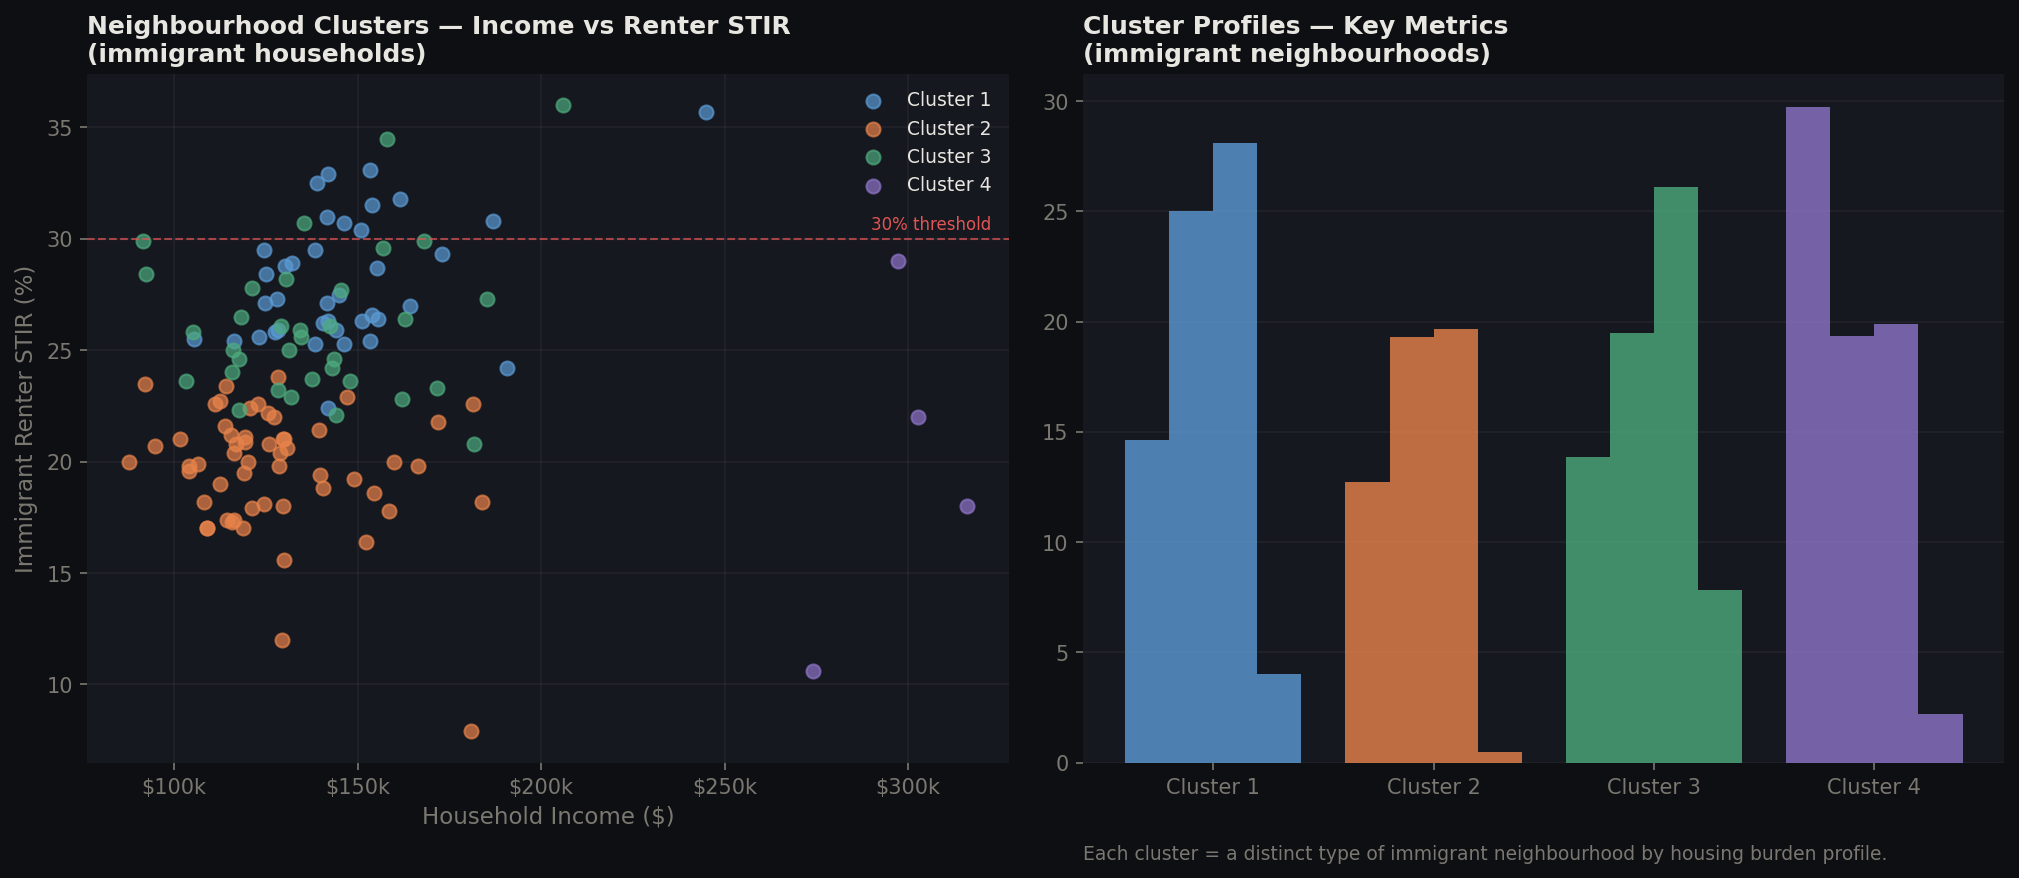

Reproduce this figure in Python.
import pandas as pd
import numpy as np
import matplotlib.pyplot as plt
import matplotlib.patches as mpatches
from sklearn.cluster import KMeans
from sklearn.preprocessing import StandardScaler

df = pd.read_csv('data/master_clean.csv')

# CSD level, immigrants only, drop nulls
csd = df[~df['geography'].str.contains('CMA|Canada', na=False)]
csd = csd[csd['city'] != 'Other']
imm = csd[csd['immigrant_status'] == 'Immigrant'].dropna(
    subset=['total_income', 'total_stir', 'renter_stir', 'owner_stir', 'renter_owner_gap']
).copy()

# === FEATURES FOR CLUSTERING ===
# We use income, total STIR, renter STIR, owner STIR, and the gap
# This groups neighbourhoods by their full housing burden profile
features = ['total_income', 'total_stir', 'renter_stir', 'owner_stir', 'renter_owner_gap']
X = imm[features].copy()

# Standardize so no single feature dominates
scaler = StandardScaler()
X_scaled = scaler.fit_transform(X)

# === FIND OPTIMAL K ===
# Run KMeans for k=2 to 8, record inertia (elbow method)
inertias = []
ks = range(2, 9)
for k in ks:
    km = KMeans(n_clusters=k, random_state=42, n_init=10)
    km.fit(X_scaled)
    inertias.append(km.inertia_)

# === FIT WITH K=4 ===
# 4 clusters maps cleanly to 4 meaningful neighbourhood types
km = KMeans(n_clusters=4, random_state=42, n_init=10)
imm['cluster'] = km.fit_predict(X_scaled)

# === LABEL CLUSTERS by their profile ===
# Look at mean values per cluster to assign meaningful names
summary = imm.groupby('cluster')[features + ['city']].agg(
    {f: 'mean' for f in features} | {'city': 'count'}
).rename(columns={'city': 'count'})
summary = summary.round(1)
print("=" * 60)
print("CLUSTER PROFILES (immigrant neighbourhoods)")
print("=" * 60)
print(summary.to_string())
print()

# Assign names based on income and STIR pattern
# We'll auto-label after seeing the output
cluster_means = imm.groupby('cluster')['total_stir'].mean().sort_values()
print("Clusters sorted by mean STIR:")
print(cluster_means.round(2))
print()

# City distribution per cluster
city_dist = imm.groupby(['cluster','city']).size().unstack(fill_value=0)
print("City distribution per cluster:")
print(city_dist.to_string())
print()

# Top CSDs per cluster
print("=" * 60)
print("SAMPLE NEIGHBOURHOODS PER CLUSTER")
print("=" * 60)
for c in sorted(imm['cluster'].unique()):
    subset = imm[imm['cluster']==c].nlargest(4, 'renter_stir')
    print(f"\nCluster {c} (mean STIR: {imm[imm['cluster']==c]['total_stir'].mean():.1f}%)")
    print(subset[['csd_name','city','total_income','total_stir','renter_stir']].to_string())

# === PLOT ===
fig, axes = plt.subplots(1, 2, figsize=(14, 6))
fig.patch.set_facecolor('#0e0f13')

cluster_colors = ['#5b9bd5', '#e8834a', '#4dab7e', '#8e75c9']
cluster_labels = {0: '', 1: '', 2: '', 3: ''}

# Plot 1: Income vs Renter STIR, colored by cluster
ax = axes[0]
ax.set_facecolor('#16181f')
for c in sorted(imm['cluster'].unique()):
    subset = imm[imm['cluster'] == c]
    ax.scatter(subset['total_income'], subset['renter_stir'],
               color=cluster_colors[c], alpha=0.7, s=45,
               label=f'Cluster {c+1}')

ax.axhline(y=30, color='#e05555', linestyle='--', linewidth=1, alpha=0.7)
ax.text(290000, 30.4, '30% threshold', color='#e05555', fontsize=8)
ax.set_xlabel('Household Income ($)', color='#7a7870', fontsize=11)
ax.set_ylabel('Immigrant Renter STIR (%)', color='#7a7870', fontsize=11)
ax.set_title('Neighbourhood Clusters — Income vs Renter STIR\n(immigrant households)',
             fontsize=12, color='#e8e6e0', loc='left', fontweight='bold')
ax.xaxis.set_major_formatter(plt.FuncFormatter(lambda x,_: f'${x/1000:.0f}k'))
ax.tick_params(colors='#7a7870')
ax.spines[['top','right','left','bottom']].set_visible(False)
ax.yaxis.grid(True, color='#ffffff', alpha=0.05)
ax.xaxis.grid(True, color='#ffffff', alpha=0.05)
ax.set_axisbelow(True)
ax.legend(framealpha=0, labelcolor='#e8e6e0', fontsize=9)

# Plot 2: Cluster profiles — radar-style bar chart
ax = axes[1]
ax.set_facecolor('#16181f')
cluster_summary = imm.groupby('cluster')[['total_income','total_stir','renter_stir','renter_owner_gap']].mean()

x = np.arange(4)
width = 0.2
metrics = ['total_income', 'total_stir', 'renter_stir', 'renter_owner_gap']
labels = ['Avg Income\n($10k)', 'Total STIR\n(%)', 'Renter STIR\n(%)', 'Renter-Owner\nGap (pp)']
scales = [10000, 1, 1, 1]

for i, (metric, label, scale) in enumerate(zip(metrics, labels, scales)):
    vals = [cluster_summary.loc[c, metric] / scale for c in sorted(imm['cluster'].unique())]
    offset = (i - 1.5) * width
    bars = ax.bar(x + offset, vals, width, color=[cluster_colors[c] for c in range(4)], alpha=0.8)

ax.set_xticks(x)
ax.set_xticklabels([f'Cluster {c+1}' for c in range(4)], color='#e8e6e0', fontsize=10)
ax.tick_params(colors='#7a7870')
ax.spines[['top','right','left','bottom']].set_visible(False)
ax.yaxis.grid(True, color='#ffffff', alpha=0.05)
ax.set_axisbelow(True)

# Manual legend for metrics
metric_patches = [mpatches.Patch(color='#888', alpha=a, label=l)
                  for l, a in zip(labels, [0.9, 0.75, 0.6, 0.45])]
ax.set_title('Cluster Profiles — Key Metrics\n(immigrant neighbourhoods)',
             fontsize=12, color='#e8e6e0', loc='left', fontweight='bold')
ax.text(0, -0.14,
        'Each cluster = a distinct type of immigrant neighbourhood by housing burden profile.',
        transform=ax.transAxes, fontsize=9, color='#7a7870')

plt.tight_layout()
plt.savefig('visuals/ml_clustering.png', dpi=150, bbox_inches='tight',
            facecolor='#0e0f13')
print("Saved: visuals/ml_clustering.png")
